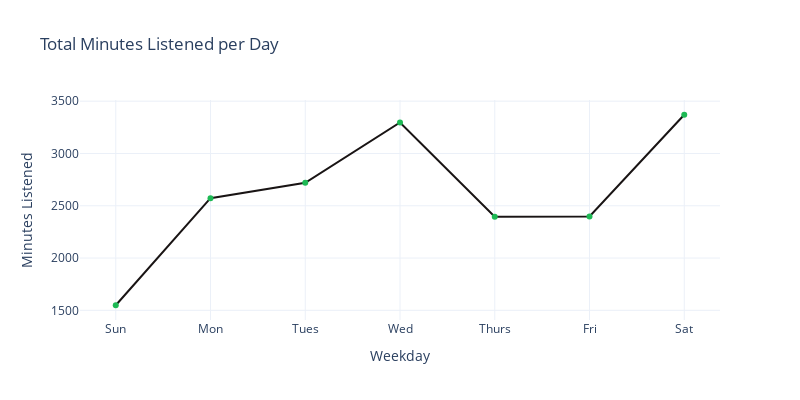

Here is the notebook cell this chart was saved with:
### Code cell
# Create graph to display minutes listened for each day
fig = px.line(df.groupby('wkday')['minsPlayed'].sum().reindex(day), 
                 labels={'index': 'Day', 'value': 'Minutes Listened'},
                 title='Total Minutes Listened per Day',
                 color_discrete_sequence=['Green'],
                 template='plotly_white', 
                 markers=True)  # Use a white background template
fig.update_layout(xaxis_title='Weekday', height=400, width=800, showlegend=False)
fig.update_traces(line_color='#191414', marker_color='#1DB954', hovertemplate='Minutes: %{y}<br>Day: %{x}')
fig.show()

### Figure 1 — Plotly figure (JSON) as saved in the notebook; plotly's stock layout.template omitted (floating-point values rounded to 4 significant figures)
{"data": [{"hovertemplate": "Minutes: %{y}<br>Day: %{x}", "legendgroup": "minsPlayed", "line": {"color": "#191414", "dash": "solid"}, "marker": {"color": "#1DB954", "symbol": "circle"}, "mode": "lines+markers", "name": "minsPlayed", "orientation": "v", "showlegend": true, "type": "scatter", "x": ["Sun", "Mon", "Tues", "Wed", "Thurs", "Fri", "Sat"], "xaxis": "x", "y": [1549.0, 2572.0, 2720.0, 3296.0, 2394.0, 2398.0, 3370.0], "yaxis": "y"}], "layout": {"height": 400, "legend": {"title": {"text": "variable"}, "tracegroupgap": 0}, "showlegend": false, "title": {"text": "Total Minutes Listened per Day"}, "width": 800, "xaxis": {"anchor": "y", "autorange": true, "domain": [0, 1], "range": [-0.3773, 6.377], "title": {"text": "Weekday"}, "type": "category"}, "yaxis": {"anchor": "x", "autorange": true, "domain": [0, 1], "range": [1408.0, 3511.0], "title": {"text": "Minutes Listened"}, "type": "linear"}}}
